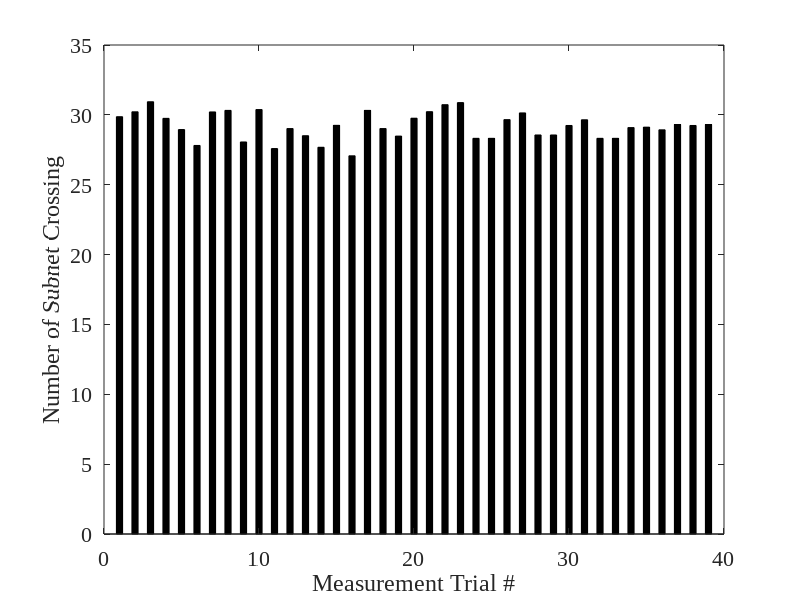

Write the MATLAB code that produced this figure.
% Bar chart code

function City_Street_EC

load crossing.txt
 y1 = crossing(:,1);
% y1 = y1 /60;

mean_y1 = mean(y1);
txt = sprintf('NEMO BSP mean = %f', mean_y1);
disp(txt);

plot_bar(y1);
end

%--------plot bar chart-----------------------------
function plot_bar (y)

    bar(y, 0.4, 'k') ;
    fs = 16;
    fn = 'Times New Roman';
    set(gca,'FontSize',fs,'FontName',fn);
    xlabel('Measurement Trial #');
    ylabel('Number of Subnet Crossing');
end
%-------------------------------------------------
